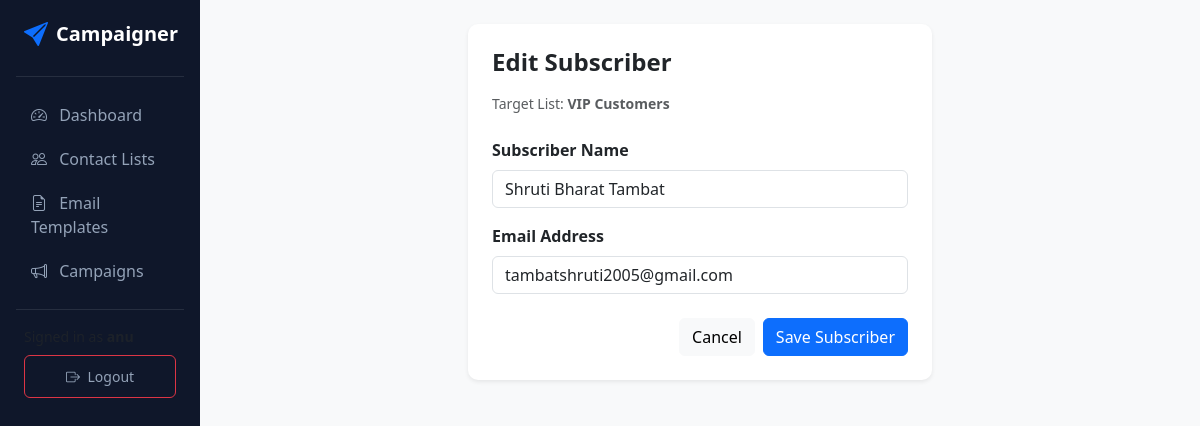
Page /subscribers/4/update/ (signed in) on the committed database.
### campaigns/models.py (models this page shows, shortened)
class ContactList(models.Model):
    user = models.ForeignKey(User, on_delete=models.CASCADE, related_name='contact_lists')
    name = models.CharField(max_length=200)
    description = models.TextField(blank=True, null=True)
    created_at = models.DateTimeField(auto_now_add=True)

class Subscriber(models.Model):
    contact_list = models.ForeignKey(ContactList, on_delete=models.CASCADE, related_name='subscribers')
    name = models.CharField(max_length=200, blank=True, null=True)
    email = models.EmailField()
    created_at = models.DateTimeField(auto_now_add=True)
    class Meta:
        unique_together = ('contact_list', 'email')

### campaigns/views.py (the view)
# urls.py: path('subscribers/<int:pk>/update/', views.subscriber_update, name='subscriber_update'),
@login_required
def subscriber_update(request, pk):
    subscriber = get_object_or_404(Subscriber, pk=pk, contact_list__user=request.user)
    if request.method == 'POST':
        form = SubscriberForm(request.POST, instance=subscriber)
        if form.is_valid():
            form.save()
            return redirect('contact_list_detail', pk=subscriber.contact_list.pk)
    else:
        form = SubscriberForm(instance=subscriber)
    return render(request, 'campaigns/subscriber_form.html', {'form': form, 'contact_list': subscriber.contact_list})

### campaigns/forms.py
class SubscriberForm(forms.ModelForm):
    class Meta:
        model = Subscriber
        fields = ['name', 'email']
        widgets = {
            'name': forms.TextInput(attrs={'class': 'form-control', 'placeholder': 'John Doe'}),
            'email': forms.EmailInput(attrs={'class': 'form-control', 'placeholder': 'john@example.com'}),
        }

### templates/campaigns/subscriber_form.html (shortened to what this page needs)
{% extends 'campaigns/base.html' %}
{% block content %}
<div class="row justify-content-center">
    <div class="col-md-6">
        <div class="card card-custom p-4 bg-white">
            <h4 class="fw-bold mb-3">{% if form.instance.pk %}Edit{% else %}Add{% endif %} Subscriber</h4>
            <p class="text-muted small mb-4">Target List: <strong>{{ contact_list.name }}</strong></p>
            <form method="post">
                <div class="mb-3">
                    <label class="form-label fw-semibold">Subscriber Name</label>
                    {{ form.name }}
                </div>
                <div class="mb-3">
                    <label class="form-label fw-semibold">Email Address</label>
                    {{ form.email }}
                </div>
                <div class="d-flex justify-content-end gap-2 mt-4">
                    <a href="{% url 'contact_list_detail' contact_list.pk %}" class="btn btn-light">Cancel</a>
                    <button type="submit" class="btn btn-primary">Save Subscriber</button>
                </div>
            </form>
        </div>
    </div>
</div>
{% endblock %}

### templates/campaigns/base.html (style rules this page uses)
body { background-color: #f8f9fa; font-family: 'Segoe UI', Tahoma, Geneva, Verdana, sans-serif; }
.card-custom { border: none; border-radius: 10px; box-shadow: 0 0.125rem 0.25rem rgba(0, 0, 0, 0.075); }

### rows in the picture
ContactList: name "VIP Customers"
Subscriber: name "Shruti Bharat Tambat", email "tambatshruti2005@gmail.com"
